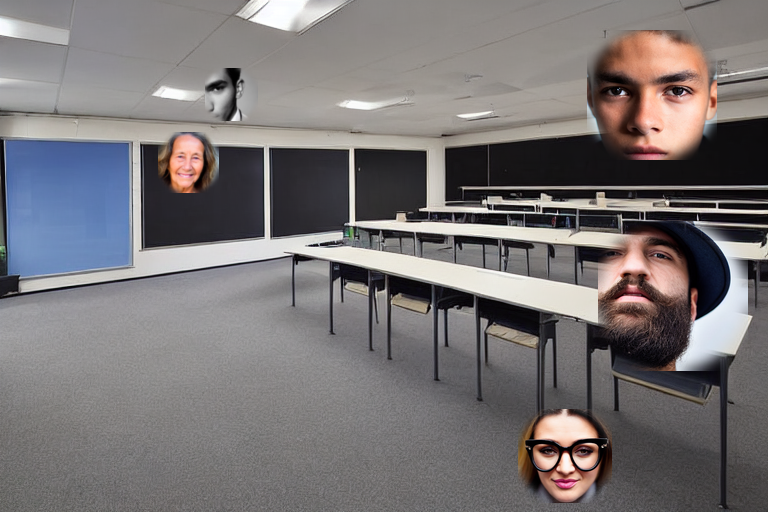
#> input picture poc/data/images/scene_00.png, 768 x 512 px
$ python make_figures.py --scene scene_00.png
#> lines starting #> are read from the running program, lines starting #| are printed output that depends on the picture
"""README 에 넣을 시연 이미지를 만든다.

- figure_pipeline.png : 원본 → 탐지 → 마스킹 결과를 가로로 붙인 것
- figure_compare.png  : 후보별 탐지 결과를 세로로 붙인 것 (놓친 얼굴이 보이도록)
- figure_sam.png      : 상자 블러 vs SAM 마스크 블러

사용:
  python make_figures.py --scene scene_00.png
"""

import argparse
from pathlib import Path

import cv2
import numpy as np

FONT = cv2.FONT_HERSHEY_SIMPLEX


def jpg(name):
    return str(Path(name).with_suffix('.jpg'))


def label(img, text, h=28):
    """이미지 위에 제목 띠를 붙인다. 한글은 OpenCV 폰트가 못 그리므로 영문으로 쓴다."""
    bar = np.full((h, img.shape[1], 3), 245, dtype=np.uint8)
    cv2.putText(bar, text, (8, h - 9), FONT, 0.5, (20, 20, 20), 1, cv2.LINE_AA)
    return np.vstack([bar, img])


def hstack(imgs, gap=8):
    h = max(i.shape[0] for i in imgs)
    pad = []
    for i in imgs:
        if i.shape[0] < h:
            i = np.vstack([i, np.full((h - i.shape[0], i.shape[1], 3), 245, np.uint8)])
        pad.append(i)
        pad.append(np.full((h, gap, 3), 245, np.uint8))
    return np.hstack(pad[:-1])


def vstack(imgs, gap=8):
    w = max(i.shape[1] for i in imgs)
    pad = []
    for i in imgs:
        if i.shape[1] < w:
            i = np.hstack([i, np.full((i.shape[0], w - i.shape[1], 3), 245, np.uint8)])
        pad.append(i)
        pad.append(np.full((gap, w, 3), 245, np.uint8))
    return np.vstack(pad[:-1])


def main():
    p = argparse.ArgumentParser()
    p.add_argument("--data", default="data")
    p.add_argument("--results", default="results")
    p.add_argument("--assets", default="assets")
    p.add_argument("--scene", default="scene_00.png")
    p.add_argument("--detector", default="yunet_face")
    p.add_argument("--candidates", default="baseline_haar,yunet_face,yolo_person")
    args = p.parse_args()

    data, res, assets = Path(args.data), Path(args.results), Path(args.assets)
    assets.mkdir(parents=True, exist_ok=True)
    s = args.scene

    # 1) 파이프라인 한 줄
    orig = cv2.imread(str(data / "images" / s))
#> orig is the input picture: shape (512, 768, 3); mean B, G, R 117.2, 116.2, 120.5
    det = cv2.imread(str(res / args.detector / "vis" / jpg(s)))
    msk = cv2.imread(str(res / args.detector / "masked" / jpg(s)))
    if all(x is not None for x in (orig, det, msk)):
        fig = hstack([
            label(orig, "1. input (synthetic)"),
            label(det, f"2. detect - {args.detector}"),
            label(msk, "3. masked output"),
        ])
#> in label, `cv2.putText(bar, text, (8, h - 9), FONT, 0.5, (20, 20, 20), 1, cv2.LIN..`:
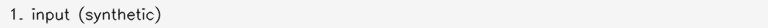
#> bar: shape (28, 768, 3); min 22, max 245, mean 240.9
#> in label, `return np.vstack([bar, img])`:
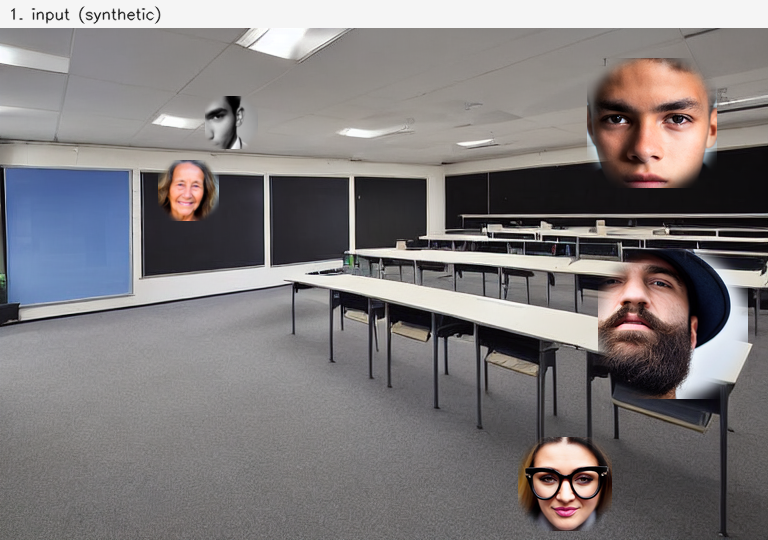
#> returned value: shape (540, 768, 3); mean of channels 0, 1, 2 123.6, 122.7, 126.7; drawn as B, G, R
#> in label (call 2), `bar = np.full((h, img.shape[1], 3), 245, dtype=np.uint8)`: bar: shape (28, 768, 3); every value is 245
#> call 3 of label, with text = '3. masked output', h = 28
#> in label (call 3), `cv2.putText(bar, text, (8, h - 9), FONT, 0.5, (20, 20, 20), 1, cv2.LIN..`:
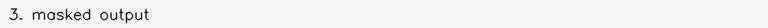
#> bar: shape (28, 768, 3); min 20, max 245, mean 241.1
#> in hstack, `h = max(i.shape[0] for i in imgs)`: h = 540
#> the loop in hstack, `for i in imgs:` made 3 passes
#> after the loop in hstack, `for i in imgs:`: pad = 6 items
#> in hstack, `return np.hstack(pad[:-1])`:
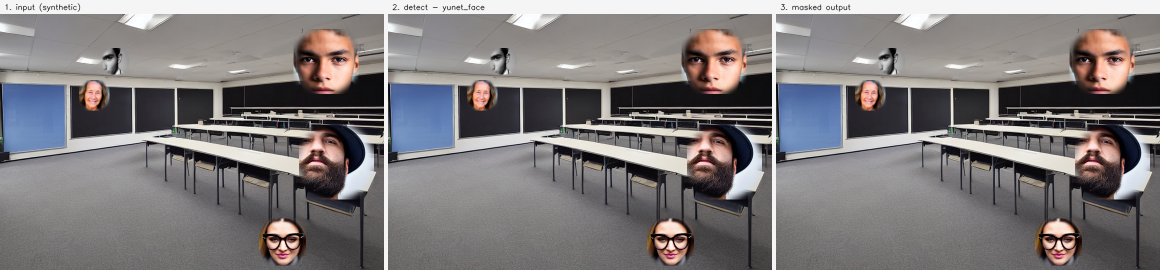
#> returned value: shape (540, 2320, 3) (shown at 1/2 size); mean of channels 0, 1, 2 124.4, 123.5, 127.5; drawn as B, G, R
        cv2.imwrite(str(assets / "figure_pipeline.jpg"), fig)
        print("figure_pipeline.jpg")

    # 2) 후보 비교
    rows = []
    for c in args.candidates.split(","):
        v = cv2.imread(str(res / c.strip() / "vis" / jpg(s)))
        if v is not None:
            rows.append(label(v, f"{c.strip()}  (green=hit, red=MISS, blue=pred)"))
#> call 4 of label, with h = 28
#> in label (call 4), `cv2.putText(bar, text, (8, h - 9), FONT, 0.5, (20, 20, 20), 1, cv2.LIN..`:
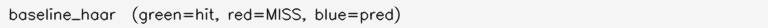
#> bar: shape (28, 768, 3); min 23, max 245, mean 233.7
    if rows:
        cv2.imwrite(str(assets / "figure_compare.jpg"), vstack(rows))
#> in vstack, `w = max(i.shape[1] for i in imgs)`: w = 768
#> the loop in vstack, `for i in imgs:` made 3 passes
#> after the loop in vstack, `for i in imgs:`: pad = 6 items
#> in vstack, `return np.vstack(pad[:-1])`:
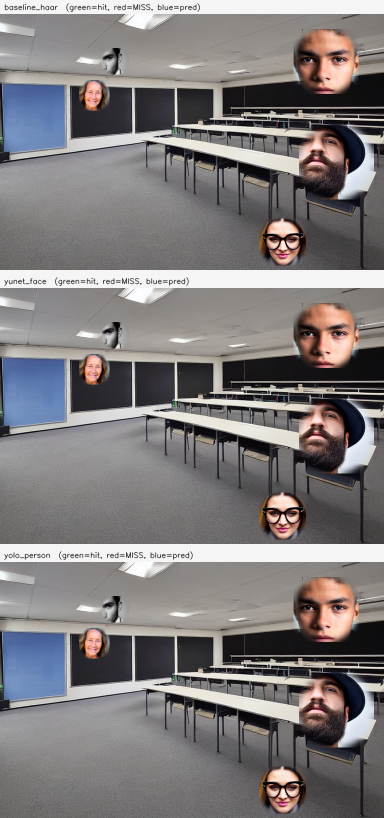
#> returned value: shape (1636, 768, 3) (shown at 1/2 size); mean of channels 0, 1, 2 124.4, 123.5, 127.5; drawn as B, G, R
        print("figure_compare.jpg")

    # 3) SAM 비교
    stem = Path(s).stem
    b = cv2.imread(str(res / "sam_refined" / f"{stem}_box.jpg"))
    sm = cv2.imread(str(res / "sam_refined" / f"{stem}_sam.jpg"))
    if b is not None and sm is not None:
        cv2.imwrite(str(assets / "figure_sam.jpg"),
                    hstack([label(b, "box blur"), label(sm, "SAM mask blur")]))
        print("figure_sam.jpg")


if __name__ == "__main__":
    main()
